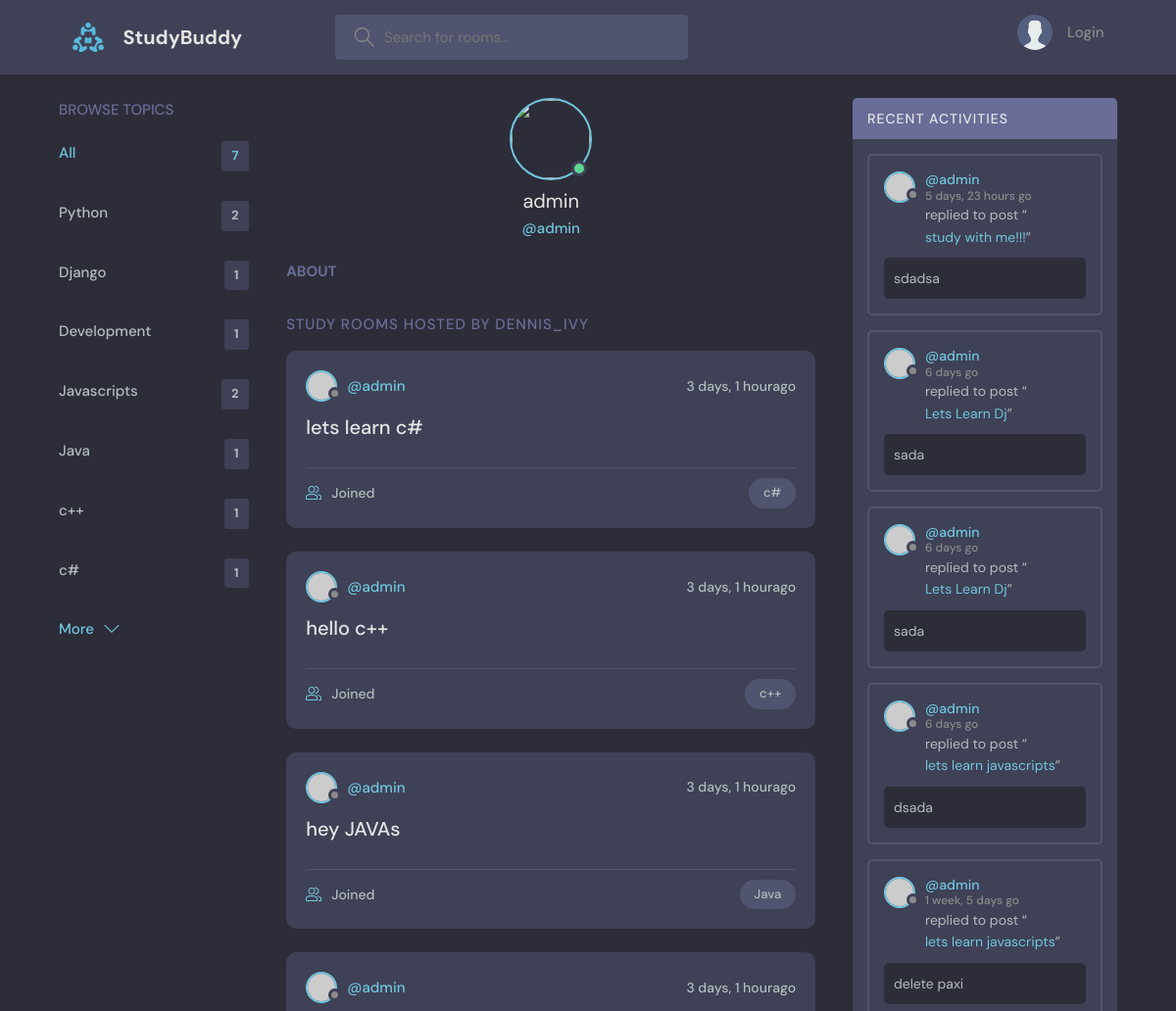
Page /user/1/ (upper part) on the earlier database version.
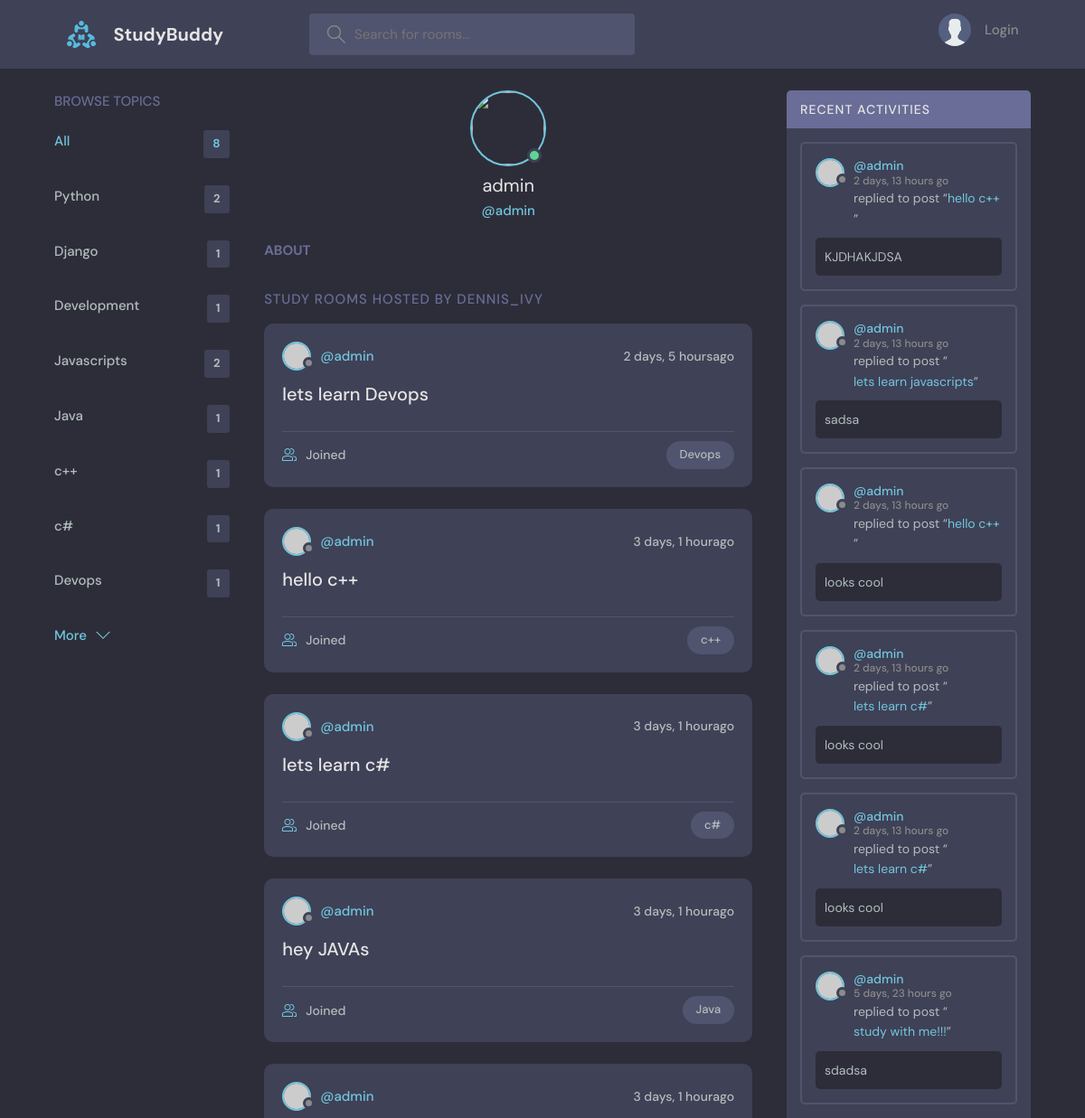
Same page on the later database version.
### base/models.py (models this page shows, shortened)
class Topic(models.Model):
    name=models.CharField(max_length=200)

class Room(models.Model):
    host = models.ForeignKey(User, on_delete=models.SET_NULL, null=True)
    topic = models.ForeignKey(Topic, on_delete=models.SET_NULL, null=True)
    name = models.CharField(max_length=200)
    description = models.TextField(null=True, blank=True)
    participants = models.ManyToManyField(
        User, related_name='participants', blank=True)
    updated = models.DateTimeField(auto_now=True)
    created = models.DateTimeField(auto_now_add=True)
    class Meta:
        ordering = ['-updated', '-created']
    def __str__(self):
        return self.name

class Message(models.Model):
    user = models.ForeignKey(User, on_delete=models.CASCADE)
    room = models.ForeignKey(Room, on_delete=models.CASCADE)
    body = models.TextField()
    updated = models.DateTimeField(auto_now=True)
    created = models.DateTimeField(auto_now_add=True)
    class Meta:
        ordering = ['-updated', '-created']

### base/views.py (the view)
# urls.py: path('user/<str:pk>/', views.userProfile, name='user-profile'),
def userProfile(request, pk):
    user = User.objects.get(id=pk)
    rooms = user.room_set.all()
    room_messages = user.message_set.all()
    topics = Topic.objects.all()
    context = {'user': user, 'rooms': rooms,
               'room_messages': room_messages, 'topics': topics}
    return render(request, 'base/profile.html', context)

### base/templates/base/profile.html (shortened to what this page needs)
{% extends 'main.html' %}
{% block content %}
<main class="profile-page layout layout--3">
  <div class="container">
    {% include 'base/topics_component.html' %}
    <div class="roomList">
      <div class="profile">
        <div class="profile__avatar">
          <div class="avatar avatar--large active">
            <img src="" />
          </div>
        </div>
        <div class="profile__info">
          <h3>{{user.username}}</h3>
          <p>@{{user.username}}</p>
        </div>
        <div class="profile__about">
          <h3>About</h3>
        </div>
      </div>
      <div class="roomList__header">
        <div>
          <h2>Study Rooms Hosted by dennis_ivy</a>
          </h2>
        </div>
      </div>
      {% include 'base/feed_component.html' %}
    </div>
    {% include 'base/activity_component.html' %}
  </div>
</main>
{% endblock content %}

### base/templates/base/topics_component.html
<div class="topics">
    <div class="topics__header">
      <h2>Browse Topics</h2>
    </div>
    <ul class="topics__list">
      <li>
        <a href="{% url 'home' %}" class="active">All <span>{{topics.count}}</span></a>
      </li>
      {% for topic in topics %}
      <li>
        <a href="{% url 'home' %}?q={{topic.name}}">{{topic.name}} <span>{{topic.room_set.all.count}}</span></a>
      </li>
      {% endfor %}
    </ul>
    <a class="btn btn--link" href="{% url 'topics' %}">
      More
      <svg version="1.1" xmlns="http://www.w3.org/2000/svg" width="32" height="32" viewBox="0 0 32 32">
        <title>chevron-down</title>
        <path d="M16 21l-13-13h-3l16 16 16-16h-3l-13 13z"></path>
      </svg>
    </a>
  </div>

### base/templates/base/feed_component.html (shortened to what this page needs)
{% for room in rooms %}
<div class="roomListRoom">
    <div class="roomListRoom__header">
        <a href="{% url 'room' room.id %}" class="roomListRoom__author">
        <div class="avatar avatar--small">
          <img src="https://randomuser.me/api/portraits/women/11.jpg" />
        </div>
        <span>@{{room.host.username}}</span>
      </a>
      <div class="roomListRoom__actions">
        <span>{{room.created|timesince}}ago</span>
      </div>
    </div>
    <div class="roomListRoom__content">
      <a href="{% url 'room' room.id %}">{{room.name}}</a>
    </div>
    <div class="roomListRoom__meta">
      <a href="{% url 'room' room.id %}" class="roomListRoom__joined">
        {{room.particapants.all.count}} Joined
      </a>
      <p class="roomListRoom__topic">{{room.topic.name}}</p>
    </div>
  </div>
  {% endfor %}

### base/templates/base/activity_component.html (shortened to what this page needs)
<div class="activities">
    <div class="activities__header">
      <h2>Recent Activities</h2>
    </div>
    {% for message in room_messages %}
    <div class="activities__box">
      <div class="activities__boxHeader roomListRoom__header">
        <a href="{% url 'user-profile' message.user.id %}" class="roomListRoom__author">
          <div class="avatar avatar--small">
            <img src="https://randomuser.me/api/portraits/women/11.jpg" />
          </div>
          <p>
            @{{message.user}}
            <span>{{message.created|timesince}} go</span>
          </p>
        </a>
      </div>
      <div class="activities__boxContent">
        <p>replied to post “<a href="{% url 'user-profile' message.user.id %}">{{message.room}}</a>”</p>
        <div class="activities__boxRoomContent">
    {{message.body}}
</div>
      </div>
    </div>
{% endfor %}
  </div>

Differences in the rows shown:
no longer on this page (row unchanged): Message: user "admin", created "6 days", room "Lets Learn Dj", body "sada"
no longer on this page (row unchanged): Message: user "admin", created "6 days", room "Lets Learn Dj", body "sada"
no longer on this page (row unchanged): Message: user "admin", created "6 days", room "lets learn javascripts", body "dsada"
no longer on this page (row unchanged): Message: user "admin", created "1 week, 5 days", room "lets learn javascripts", body "delete paxi"
added Topic: name "Devops", room_set.all.count "1"
added Room: host.username "admin", created "2 days, 5 hours", name "lets learn Devops", topic.name "Devops"
changed Room "hello c++": moves up the list
added Message: user "admin", created "2 days, 13 hours", room "hello c++", body "KJDHAKJDSA"
added Message: user "admin", created "2 days, 13 hours", room "lets learn javascripts", body "sadsa"
added Message: user "admin", created "2 days, 13 hours", room "hello c++", body "looks cool"
added Message: user "admin", created "2 days, 13 hours", room "lets learn c#", body "looks cool"
added Message: user "admin", created "2 days, 13 hours", room "lets learn c#", body "looks cool"
Other differences:
{{ topics.count }}: "7" → "8"
